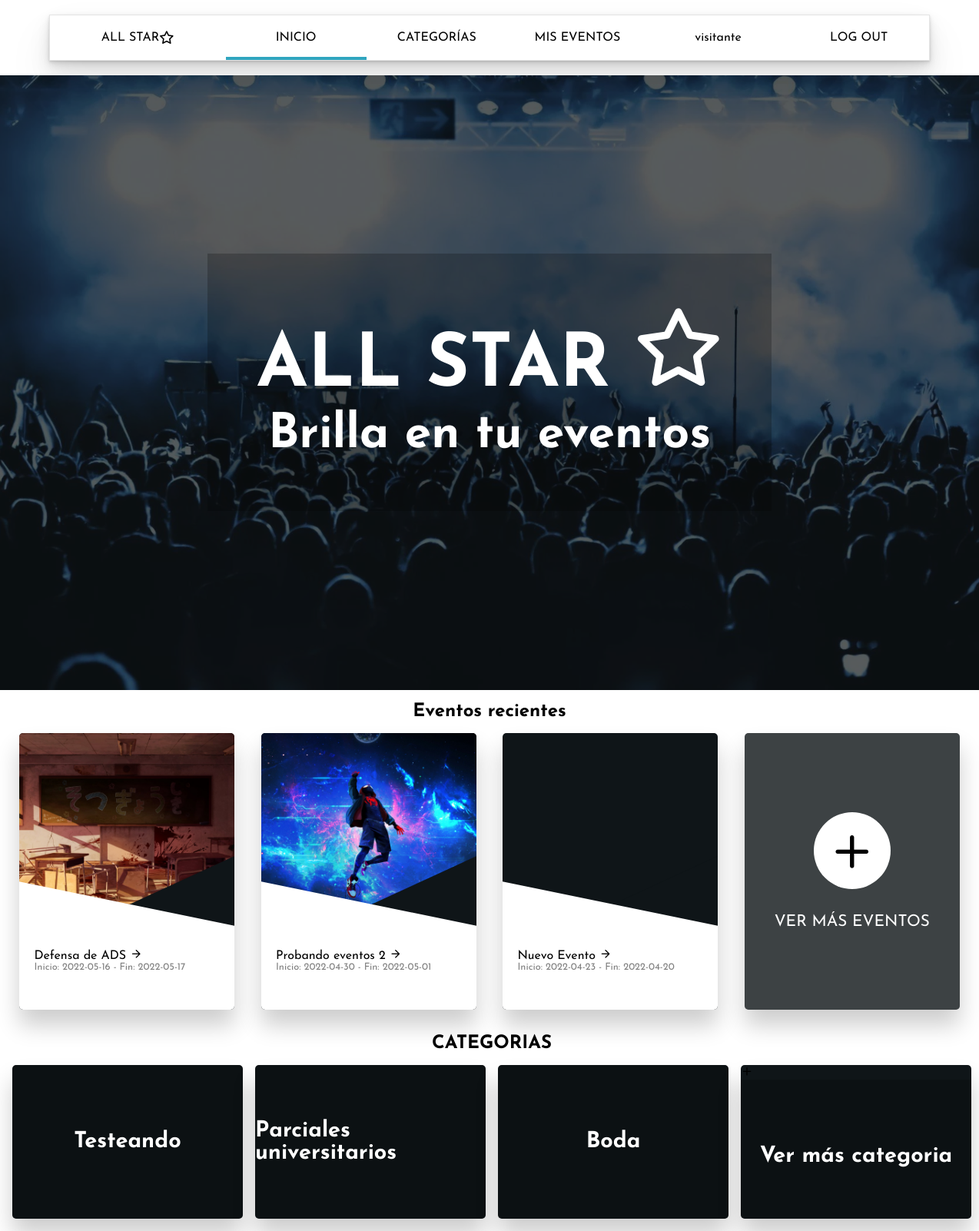
Page /dashboard/index.php (signed in) on the committed database.
### tables this page shows
CREATE TABLE IF NOT EXISTS `evento` (
  `idEvento` int(11) NOT NULL AUTO_INCREMENT,
  `Titulo` varchar(50) NOT NULL,
  `Descripcion` text NOT NULL,
  `FechaInicio` datetime NOT NULL,
  `FechaFin` datetime NOT NULL,
  `TipoEvento` int(11) NOT NULL,
  `MaximoPersonas` int(11) NOT NULL,
  `Banner` text NOT NULL,
  PRIMARY KEY (`idEvento`),
  KEY `TipoEvento` (`TipoEvento`)
);

CREATE TABLE IF NOT EXISTS `categoria` (
  `idCategoria` int(11) NOT NULL AUTO_INCREMENT,
  `Titulo` varchar(50) NOT NULL,
  `Descripcion` text NOT NULL,
  PRIMARY KEY (`idCategoria`)
);

### dashboard/index.php (called while the page is built, shortened)
<?php
    require_once('../vista/dashboard_creator.php');
    require_once('../vista/menu_vista.php');
    require_once('../controlador/querys.php');
    require_once('../modelo/eventCard_generator.php');
    $rol = getRolSession();
    $page = new Dashboard();
    $page->createHeader();
    $page->createWebView($rol);
    $page->allEvents();
    $page->createAllCategories();
    $page->endOfFile();
?>

### controlador/querys.php (called while the page is built, shortened)
<?php
    class Query{
        public function get3RecentEventos(){
            $model = new Conection();
            $connection  = $model->_getConection();
            $sql = "SELECT * FROM evento ORDER BY idEvento DESC LIMIT 3";
            $sentencia= $connection->prepare($sql);
            if(!$sentencia){
                return null;
            }else{
                $sentencia->execute();
                $resultado = $sentencia->fetchAll(PDO::FETCH_ASSOC);
                return $resultado;
            }
        }
        public function get3Categories(){
            $model = new Conection();
            $connection  = $model->_getConection();
            $sql = "SELECT * FROM categoria ORDER BY idCategoria DESC LIMIT 3";
            $sentencia= $connection->prepare($sql);
            if(!$sentencia){
                return null;
            }else{
                $sentencia->execute();
                $resultado = $sentencia->fetchAll(PDO::FETCH_ASSOC);
                return $resultado;
            }
        }
    }
?>

### modelo/eventCard_generator.php (the view)
<?php
    class eventCard{
        public function CreateCard($nombre, $fechaIncio, $fechaf, $cantidadM, $banner, $idEvento, $url="../evento/event.php"){
            $dateInicio = date_create($fechaIncio);
            $fechaIncio = date_format($dateInicio, 'Y-m-d');
            $dateFin = date_create($fechaf);
            $fechaf = date_format($dateFin, 'Y-m-d');
            $card = <<<AOD
            <div class="evento">
                <a href="$url?idEvento={$idEvento}">
                    <div class="imagen_event" style="background-image:url('$banner');">
                    </div>
                    <div class="custom-shape-divider-bottom-1647922209">
                        <svg data-name="Layer 1" xmlns="http://www.w3.org/2000/svg" viewBox="0 0 1200 120" preserveAspectRatio="none">
                            <path d="M1200 120L0 16.48 0 0 1200 0 1200 120z" class="shape-fill"></path>
                        </svg>
                    </div>
                    <div class="custom-shape-divider-bottom-1648437843">
                        <svg data-name="Layer 1" xmlns="http://www.w3.org/2000/svg" viewBox="0 0 1200 120" preserveAspectRatio="none">
                            <path d="M1200 120L0 16.48 0 0 1200 0 1200 120z" class="shape-fill"></path>
                        </svg>
                    </div>
                    <div class="titulo-e">
                        <div class="t">
                            $nombre <span class="icon-arrow-right"></span>
                        </div>
                        <div class="info">
                            <ul>
                                <li>Inicio: {$fechaIncio} - Fin: {$fechaf}</li>
                            </ul>
                        </div>
                    </div>
                </a>
            </div>
           AOD;
            echo  $card ;
        }
    }
?>

### vista/dashboard_creator.php (shortened to what this page needs)
<?php
    class Dashboard{
        public function createHeader(){
            $header= <<<EOD
            <!DOCTYPE html>
            <html lang="en">
            <head>
                <meta charset="UTF-8">
                <meta http-equiv="X-UA-Compatible" content="IE=edge">
                <meta name="viewport" content="width=device-width, initial-scale=1.0">
                <title>All Star | Dashboard</title>
                <link rel="stylesheet" href="../css/menu.style.css">
                <link rel="stylesheet" href="../css/icomoon/style.css">
                <link rel="stylesheet" href="../css/dashboard.css">
            </head>
            EOD;
            echo $header;
        }
        public function createWebView($rol){
            $menu = new HTMLMENU(0, $rol);
            $view  =<<<EOD
            <body>
            {$menu->createMenu()}
            <section class="webface">
                  <div class="bg">
                  </div>
                  <div class="textos-face">
                      <h1>ALL STAR <span class="icon-star"></span></h1>
                      <h3><small>
                          Brilla en tu eventos
                      </small></h3>
                  </div>
              </section>
            EOD;
            echo $view;
        }
        public function allEvents(){
            echo "    <section class='events-div'><h2 class='h2T'>Eventos recientes</h2>
            <article class='newEvents'>";
            $eventoTabla = new Query();
            $eventosR = $eventoTabla->get3RecentEventos();
            $cardG = new eventCard();
            if(!($eventosR == null)){
                foreach($eventosR as $fila => $evento){
                    $cardG->CreateCard($evento['Titulo'], $evento['FechaInicio'], $evento['FechaFin'], $evento['MaximoPersonas'], $evento["Banner"], $evento['idEvento'], "../evento/evento.php");
                }
                $mas = <<<AOD
                <div class="evento">
                    <a href="../evento/index.php">
                        <div class="titulo-mas">
                            <div class="icon"><span class="icon-plus"></span></div>
                            <p class="mas-button">VER MÁS EVENTOS</p></div>
                    </a>
                </div>
               AOD;
               echo $mas;
            }else{
                echo "   <div class='no-events'>
                <a href=''>
                    <h2>Aún no hay eventos, puedes ser el primero en crear uno <span class='icon-arrow-right'></span></h2>
                </a>
        </div>";
            }
            echo "     </article>
            </section>";
        }
        public function createAllCategories(){
            echo"<section class='category-div'>
            <h2 class='h2T'>CATEGORIAS</h2>
            <article class='categorys'>";
           $querys = new Query();
           $tablaCat = $querys->get3Categories();
           foreach($tablaCat as $campo =>$categoria){
            $card2 = <<<CAR
            <div class="category">
                <a href="../evento/index.php?idCategoria={$categoria['idCategoria']}">
                <img src="../imgs/bg-category.jpg" alt="">
                    <div>
                        <span class="icon-"></span>
                    </div>
                    <div class="title-cat">
                        <h2>{$categoria['Titulo']}</h2>
                    </div>
                </a>
            </div>
            CAR;
                echo $card2;
           }
           echo "   <div class='category'>
           <a href='../categoria/index.php'>
               <div>
                   <span class='icon-plus'></span>
               </div>
               <div class='title-cat'>
                   <h2>Ver más categoria</h2>
               </div>
           </a>
       </div></article></section>";
        }
        public function endOfFile(){
            $end = <<<EOD
            </body>
            </html>
            EOD;
            echo $end;
        }
    }
?>

### css/menu.style.css (style rules this page uses)
* { padding: 0; margin: 0; box-sizing: border-box; }
a { color: inherit; font-style: normal; text-decoration: none; }
.icon-star { font-size: 1.2em; }
body { scrollbar-width: thin; scrollbar-color: #7cbbfe #ffffff; }

### css/icomoon/style.css (style rules this page uses)
[class^="icon-"], [class*=" icon-"] { font-family: 'icomoon' !important; speak: never; font-style: normal; font-weight: normal; font-variant: normal; text-transform: none; line-height: 1; -webkit-font-smoothing: antialiased; -moz-osx-font-smoothing: grayscale; }
.icon-arrow-right:before { content: "\e912"; }
.icon-plus:before { content: "\e9bc"; }
.icon-star:before { content: "\e9e1"; }

### css/dashboard.css (style rules this page uses)
* { padding: 0; margin: 0; }
body { background-color: white; }
.webface { box-sizing: border-box; height: 100vh; width: 100%; background-color: rgb(15, 21, 24); color: white; position: relative; display: flex; align-items: center; justify-content: center; overflow: hidden; }
.webface .textos-face { font-family: 'Josefin Sans', sans-serif; font-size: 4em; font-weight: lighter; z-index: 1; background-color: rgba(0, 0, 0, 0.219); padding: 1em; text-align: center; }
.webface .bg { width: 100%; height: 100%; position: absolute; z-index: 0; background-image: url('../imgs/bg-dash.jpg'); background-size: cover ; background-repeat: no-repeat; background-blend-mode: lighten; filter: opacity(30%); }
.events-div, .category-div { padding: 1em; display: grid; gap: 1em; }
.h2T { color: black; text-align: center; font-family: 'Josefin Sans', sans-serif; }
.newEvents, .categorys { display: grid; grid-template-columns: repeat(4,1fr); gap: 1em; }
.evento { position: relative; height: 360px; width: 280px; border-radius: 5px; box-shadow: rgba(0, 0, 0, 0.2) 0px 20px 30px; margin: 0 auto; overflow: hidden ; background-color:rgb(15, 21, 24) ; }
.category { position: relative; height: 200px; width: 300px; border-radius: 5px; box-shadow: rgba(0, 0, 0, 0.2) 0px 20px 30px; margin: 0 auto; gap: 1em; overflow: hidden ; background-color:rgb(15, 21, 24) ; }
.category .title-cat { color: white; font-size: 1.2em; font-family: 'Josefin Sans', sans-serif; display: flex; align-items: center; justify-content: center; position: absolute; width: 100%; height: 100%; background-color: rgba(0, 0, 0, 0.212); }
.category { background-image: url('https://www.google.com/url?sa=i&url=https%3A%2F%2Fwww.latimes.com%2Fespanol%2Fentretenimiento%2Farticulo%2F2022-01-06%2Festos-son-los-conciertos-latinos-que-se-realizaran-todavia-y-los-que-han-sido-postergados-debido-a-la-omicron&psig=AOvVaw3DPnbzsq3KuEzDrBlL00xS&ust=1648568990915000&source=images&cd=vfe&ved=0CAsQjRxqFwoTCNCVyKeU6fYCFQAAAAAdAAAAABAP'); background-size: contain; background-repeat: no-repeat; }
.evento .imagen_event { width: 100%; height: 70%; position: absolute; background-size: cover; background-position: center; }
.evento .titulo-e { font-family: 'Josefin Sans', sans-serif; position: absolute; bottom: 0; height: 100px; width: 100%; padding: 1.2em; background-color: white; }
.evento .titulo-mas { font-family: 'Josefin Sans', sans-serif; position: absolute; bottom: 0; height: 100%; width: 100%; padding: 1.2em; background-color: rgba(255, 255, 255, 0.192); display: flex; flex-direction: column; align-items: center; justify-content: center; text-align: center; gap: 2em; }
.mas-button { font-size: 1.3em; color: white; }
.titulo-e .info ul { list-style: none; color: gray; font-size: 0.8em; }
.icon { font-size: 4em; background-color: white; border-radius:50% ; height: 100px; width: 100px; display: flex; justify-content: center; align-items: center; }
.custom-shape-divider-bottom-1647922209 { z-index: 1; position: absolute; bottom: 100px; left: 0; width: 100%; overflow: hidden; line-height: 0; transform: rotate(180deg); }
.custom-shape-divider-bottom-1647922209 svg { position: relative; display: block; width: calc(100% + 1.3px); height: 67px; }
.custom-shape-divider-bottom-1648437843 { position: absolute; bottom: 50px; left: 0; width: 100%; overflow: hidden; line-height: 0; transform: rotate(180deg); }
.custom-shape-divider-bottom-1648437843 svg { position: relative; display: block; width: calc(100% + 1.3px); height: 150px; transform: rotateY(180deg); }

### rows in the picture
evento: Banner (picture), Titulo "Defensa de ADS", FechaInicio "2022-05-16", FechaFin "2022-05-17"
evento: Banner (picture), Titulo "Probando eventos 2", FechaInicio "2022-04-30", FechaFin "2022-05-01"
evento: Titulo "Nuevo Evento", FechaInicio "2022-04-23", FechaFin "2022-04-20"
categoria: Titulo "Testeando"
categoria: Titulo "Parciales universitarios"
categoria: Titulo "Boda"

### other values in the picture
$opcion "INICIO"
$opcion "CATEGORÍAS"
$opcion "MIS EVENTOS"
$opcion "visitante"
$opcion "LOG OUT"
